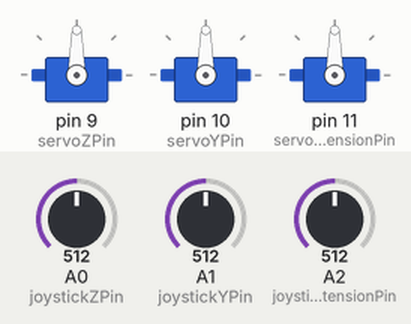
Simulated run of this sketch. Board: Arduino Uno, built with avr-gcc and run on an emulated ATmega328P. On the bench: 3 × servo. The test bench sets the inputs (shaded band); at power-on: A0 (joystickZPin) = 512, A1 (joystickYPin) = 512, A2 (joystickExtensionPin) = 512.

Above: at 1.2 s.
1.3 s: A0 (joystickZPin) set to 546
At 3.4 s:
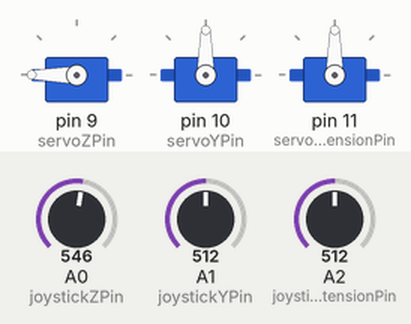
4.3 s: A1 (joystickYPin) set to 543
At 6.9 s:
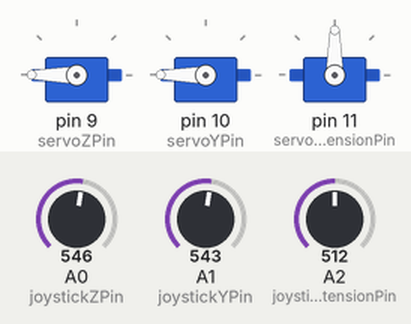
7.3 s: A2 (joystickExtensionPin) set to 551
At 9.1 s:
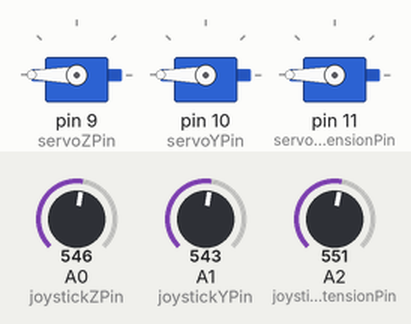
10.3 s: A1 (joystickYPin) set to 306
At 10.77 s:
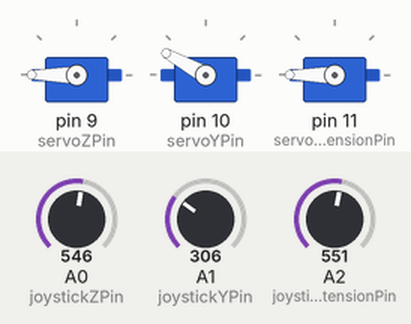
13.3 s: A0 (joystickZPin) set to 306
At 13.56 s:
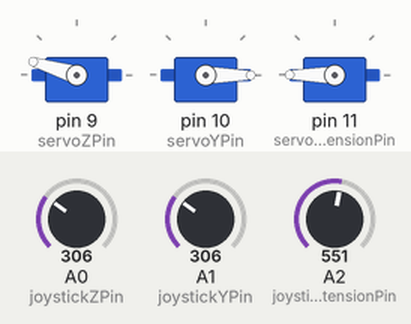
16.3 s: A2 (joystickExtensionPin) set to 306
At 19.4 s:
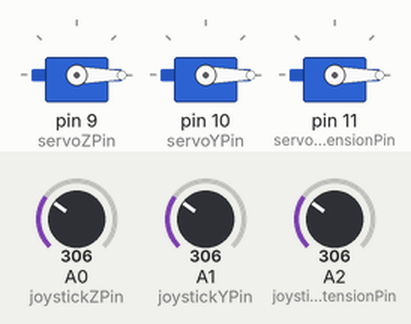
Timing chart, 0 to 20.3 s (numbered marks = the images above; inputs shaded):
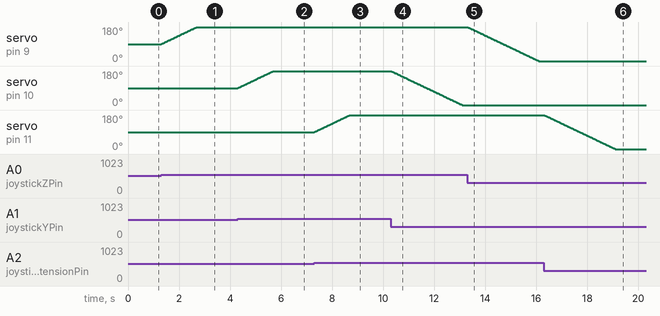

The sketch:

code.ino
```cpp
#include <Servo.h>

// Define pins for the servos and joysticks
const int servoZPin = 9;        // Pin for Z-axis servo
const int servoYPin = 10;       // Pin for Y-axis servo
const int servoExtensionPin = 11; // Pin for extension servo

const int joystickZPin = A0;    // Joystick for Z-axis (X-axis)
const int joystickYPin = A1;    // Joystick for Y-axis (Y-axis)
const int joystickExtensionPin = A2; // Joystick for extension (X-axis)

// Create Servo objects
Servo servoZ;
Servo servoY;
Servo servoExtension;

// Variables to store the servo positions
int servoZPos = 90;         // Start at the middle position
int servoYPos = 90;
int servoExtensionPos = 90;

// Define a threshold for joystick's neutral position
const int centerThreshold = 20;

// Define the step size for precise movement
const int stepSize = 1;  // Move 1 degree at a time

void setup() {
  // Attach servos to their respective pins
  servoZ.attach(servoZPin);
  servoY.attach(servoYPin);
  servoExtension.attach(servoExtensionPin);

  // Initialize servo positions
  servoZ.write(servoZPos);
  servoY.write(servoYPos);
  servoExtension.write(servoExtensionPos);
}

void loop() {
  // Read joystick values
  int joystickZVal = analogRead(joystickZPin);
  int joystickYVal = analogRead(joystickYPin);
  int joystickExtensionVal = analogRead(joystickExtensionPin);

  // Calculate deviations from center
  int deviationZ = joystickZVal - 512;
  int deviationY = joystickYVal - 512;
  int deviationExtension = joystickExtensionVal - 512;

  // Control Z-axis servo
  if (abs(deviationZ) > centerThreshold) {
    if (deviationZ > 0 && servoZPos < 180) {
      servoZPos += stepSize;  // Move clockwise
    } else if (deviationZ < 0 && servoZPos > 0) {
      servoZPos -= stepSize;  // Move counterclockwise
    }
  }

  // Control Y-axis servo
  if (abs(deviationY) > centerThreshold) {
    if (deviationY > 0 && servoYPos < 180) {
      servoYPos += stepSize;  // Move clockwise
    } else if (deviationY < 0 && servoYPos > 0) {
      servoYPos -= stepSize;  // Move counterclockwise
    }
  }

  // Control extension servo
  if (abs(deviationExtension) > centerThreshold) {
    if (deviationExtension > 0 && servoExtensionPos < 180) {
      servoExtensionPos += stepSize;  // Move clockwise
    } else if (deviationExtension < 0 && servoExtensionPos > 0) {
      servoExtensionPos -= stepSize;  // Move counterclockwise
    }
  }

  // Write positions to servos
  servoZ.write(servoZPos);
  servoY.write(servoYPos);
  servoExtension.write(servoExtensionPos);

  // Small delay for smooth movement
  delay(15);
}
```

Measured:
- the behaviour switches between 532 and 533 on A0 (joystickZPin) (found by bisection; images 0 and 1)
- the behaviour switches between 532 and 533 on A1 (joystickYPin) (found by bisection; images 1 and 2)
- the behaviour switches between 532 and 533 on A2 (joystickExtensionPin) (found by bisection; images 2 and 3)
- after the input at 1.3 s, servo on pin 9 (servoZPin): moves from 90° to 180° over 1.4 s, starting at once
- after the input at 4.3 s, servo on pin 10 (servoYPin): moves from 90° to 180° over 1.4 s, starting at once
- after the input at 7.3 s, servo on pin 11 (servoExtensionPin): moves from 90° to 180° over 1.4 s, starting at once
- after the input at 10.3 s, servo on pin 10 (servoYPin): moves from 180° to 0° over 2.8 s, starting at once
- after the input at 13.3 s, servo on pin 9 (servoZPin): moves from 180° to 0° over 2.8 s, starting at once
- after the input at 16.3 s, servo on pin 11 (servoExtensionPin): moves from 180° to 0° over 2.8 s, starting at once
